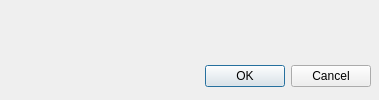
<?xml version="1.0" encoding="UTF-8"?>
<ui version="4.0">
 <class>DeleteBox</class>
 <widget class="QDialog" name="DeleteBox">
  <property name="geometry">
   <rect>
    <x>0</x>
    <y>0</y>
    <width>379</width>
    <height>100</height>
   </rect>
  </property>
  <property name="windowTitle">
   <string>Delete Database Entry</string>
  </property>
  <widget class="QDialogButtonBox" name="buttonBox">
   <property name="geometry">
    <rect>
     <x>30</x>
     <y>60</y>
     <width>341</width>
     <height>32</height>
    </rect>
   </property>
   <property name="orientation">
    <enum>Qt::Horizontal</enum>
   </property>
   <property name="standardButtons">
    <set>QDialogButtonBox::Cancel|QDialogButtonBox::Ok</set>
   </property>
  </widget>
  <widget class="QLabel" name="instructions">
   <property name="geometry">
    <rect>
     <x>30</x>
     <y>30</y>
     <width>351</width>
     <height>16</height>
    </rect>
   </property>
   <property name="text">
    <string>&lt;INSTRUCTIONS&gt;</string>
   </property>
  </widget>
 </widget>
 <resources/>
 <connections>
  <connection>
   <sender>buttonBox</sender>
   <signal>accepted()</signal>
   <receiver>DeleteBox</receiver>
   <slot>accept()</slot>
   <hints>
    <hint type="sourcelabel">
     <x>248</x>
     <y>254</y>
    </hint>
    <hint type="destinationlabel">
     <x>157</x>
     <y>274</y>
    </hint>
   </hints>
  </connection>
  <connection>
   <sender>buttonBox</sender>
   <signal>rejected()</signal>
   <receiver>DeleteBox</receiver>
   <slot>reject()</slot>
   <hints>
    <hint type="sourcelabel">
     <x>316</x>
     <y>260</y>
    </hint>
    <hint type="destinationlabel">
     <x>286</x>
     <y>274</y>
    </hint>
   </hints>
  </connection>
 </connections>
</ui>
